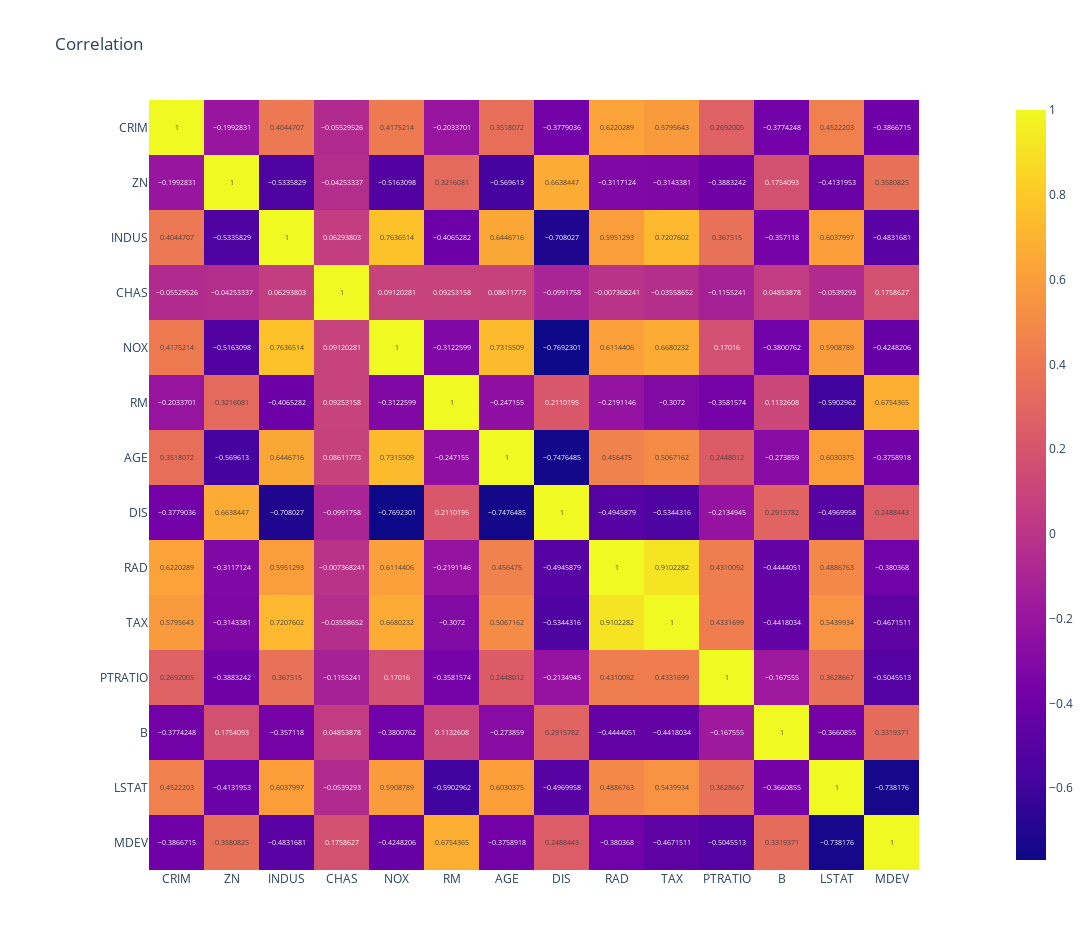

The code cell stored with this chart in its notebook:
### Code cell
cor = boston_dataframe.corr()
cor = px.imshow(cor, title="Correlation",
                text_auto=True, width=1500, height=950)
cor.show()

### Figure 1 — Plotly figure (JSON) as saved in the notebook; plotly's stock layout.template omitted (floating-point values rounded to 4 significant figures; data arrays with more than 128 entries replaced by an {"elided": "..."} marker saying what was removed)
{"data": [{"coloraxis": "coloraxis", "hovertemplate": "x: %{x}<br>y: %{y}<br>color: %{z}<extra></extra>", "name": "0", "texttemplate": "%{z}", "type": "heatmap", "x": ["CRIM", "ZN", "INDUS", "CHAS", "NOX", "RM", "AGE", "DIS", "RAD", "TAX", "PTRATIO", "B", "LSTAT", "MDEV"], "xaxis": "x", "y": ["CRIM", "ZN", "INDUS", "CHAS", "NOX", "RM", "AGE", "DIS", "RAD", "TAX", "PTRATIO", "B", "LSTAT", "MDEV"], "yaxis": "y", "z": {"elided": "14x14 float values"}}], "layout": {"coloraxis": {"colorscale": [[0, "#0d0887"], [0.1111, "#46039f"], [0.2222, "#7201a8"], [0.3333, "#9c179e"], [0.4444, "#bd3786"], [0.5556, "#d8576b"], [0.6667, "#ed7953"], [0.7778, "#fb9f3a"], [0.8889, "#fdca26"], [1, "#f0f921"]]}, "height": 950, "title": {"text": "Correlation"}, "width": 1500, "xaxis": {"anchor": "y", "constrain": "domain", "domain": [0, 1], "scaleanchor": "y"}, "yaxis": {"anchor": "x", "autorange": "reversed", "constrain": "domain", "domain": [0, 1]}}}
